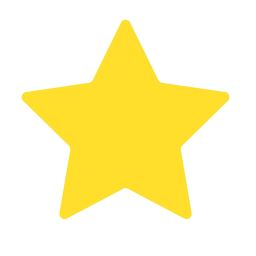
#> input picture ai/kNN/samples/star.jpg, 256 x 256 px; its folder holds only this picture in this run
$ python -i crop_biggest_contours.py   (imports and definitions only)
#> lines starting #> are read from the running program, lines starting #| are printed output that depends on the picture; after the words box and inside, x2 and y2 are one past the last pixel; in counts of white or black regions, pixels touching at a corner belong together
import os
import cv2

def get_cropped_biggest_contour(image_path):

#> called with image_path = '../ai/kNN/samples/star.jpg'
    image = cv2.imread(image_path)
#> image is the input picture: shape (256, 256, 3); mean B, G, R 191.7, 245.3, 254.5
    grayscale_image = cv2.cvtColor(image, cv2.COLOR_BGR2GRAY)
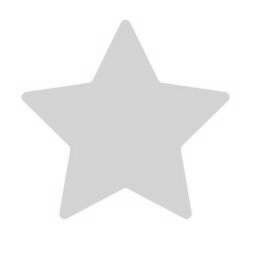
#> grayscale_image: shape (256, 256); min 198, max 255, mean 241.9

    smoothen_image = cv2.GaussianBlur(grayscale_image, (3, 3), 0)
    otsu_threshold, otsu_image = cv2.threshold(smoothen_image, 0, 255, cv2.THRESH_BINARY_INV + cv2.THRESH_OTSU)
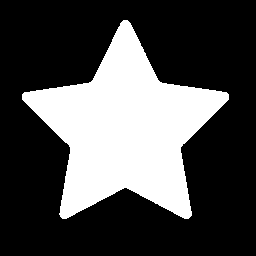
#> otsu_image: shape (256, 256); 30% white; 1 white region
#> otsu_threshold = 233

    contours, hierarchy = cv2.findContours(otsu_image, cv2.RETR_TREE, cv2.CHAIN_APPROX_SIMPLE)
#> contours = 1 contour; box (x1, y1, x2, y2) and area: (22, 20, 229, 219) 19351

    cropped_area = None
    if len(contours) != 0:

        biggest_contour = max(contours, key = cv2.contourArea)
#> biggest_contour = contour of 326 points, box (x1, y1, x2, y2) (22, 20, 229, 219), area 19351
        x, y, w, h = cv2.boundingRect(biggest_contour)
#> x = 22; y = 20; w = 207; h = 199

        cropped_area = image[y:y+h, x:x+w]
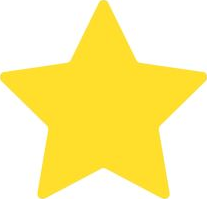
#> cropped_area: shape (199, 207, 3); mean B, G, R 154.4, 239.5, 254.3

    return cropped_area

def get_image_paths(dirpath):
    image_paths = []

    for filename in os.listdir(dirpath):
        filepath = os.path.join(dirpath, filename)
        if os.path.isfile(filepath):
            image_paths.append(filepath)
    return image_paths

def main():

    input_folder = 'input'
    output_folder = 'output'

    if not os.path.exists(input_folder):
        print("No input folder with images.")

    else:
        image_paths = get_image_paths(input_folder)

        if not os.path.exists(output_folder):
            os.mkdir(output_folder)

        for image_path in image_paths:
            cropped_area = get_cropped_biggest_contour(image_path)
            if cropped_area is not None:
                output_image_filepath = os.path.join(".", output_folder, os.path.basename(image_path))
                cv2.imwrite(output_image_filepath, cropped_area)

# [2 lines not run here, left out]

>>> result = get_cropped_biggest_contour('../ai/kNN/samples/star.jpg')
